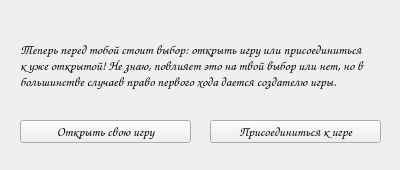
<?xml version="1.0" encoding="UTF-8"?>
<ui version="4.0">
 <class>Form</class>
 <widget class="QWidget" name="Form">
  <property name="geometry">
   <rect>
    <x>0</x>
    <y>0</y>
    <width>400</width>
    <height>170</height>
   </rect>
  </property>
  <property name="minimumSize">
   <size>
    <width>400</width>
    <height>170</height>
   </size>
  </property>
  <property name="maximumSize">
   <size>
    <width>400</width>
    <height>170</height>
   </size>
  </property>
  <property name="font">
   <font>
    <family>Comic Sans MS</family>
    <pointsize>10</pointsize>
   </font>
  </property>
  <property name="windowTitle">
   <string>Form</string>
  </property>
  <widget class="QLabel" name="label">
   <property name="geometry">
    <rect>
     <x>20</x>
     <y>20</y>
     <width>351</width>
     <height>91</height>
    </rect>
   </property>
   <property name="font">
    <font>
     <family>Comic Sans MS</family>
     <pointsize>10</pointsize>
    </font>
   </property>
   <property name="text">
    <string>Теперь перед тобой стоит выбор: открыть игру или присоединиться к уже открытой! Не знаю, повлияет это на твой выбор или нет, но в большинстве случаев право первого хода дается создателю игры.</string>
   </property>
   <property name="wordWrap">
    <bool>true</bool>
   </property>
  </widget>
  <widget class="QPushButton" name="create_btn">
   <property name="geometry">
    <rect>
     <x>20</x>
     <y>120</y>
     <width>171</width>
     <height>23</height>
    </rect>
   </property>
   <property name="text">
    <string>Открыть свою игру</string>
   </property>
  </widget>
  <widget class="QPushButton" name="join_btn">
   <property name="geometry">
    <rect>
     <x>210</x>
     <y>120</y>
     <width>171</width>
     <height>23</height>
    </rect>
   </property>
   <property name="text">
    <string>Присоединиться к игре</string>
   </property>
  </widget>
 </widget>
 <resources/>
 <connections/>
</ui>
